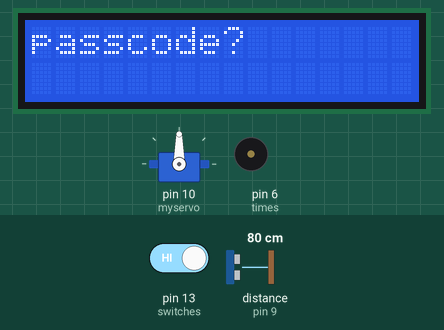
The sketch below on a simulated Arduino Uno, built with avr-gcc and run on an emulated ATmega328P. On the bench: servo, 16×2 character LCD, buzzer (waves = sounding). Inputs (shaded band) come from the test bench; at power-on: distance to the obstacle (sensor on pin 9) 80 cm, pin 13 (switches) HIGH. The echo pulse lasts 58.3 µs per cm; what the sketch prints to the serial monitor is not drawn.

Above: at 1.2 s.
1.3 s: distance to the obstacle (sensor on pin 9) set to 47 cm
9.0 s: distance to the obstacle (sensor on pin 9) set to 40 cm
At 13.2 s:
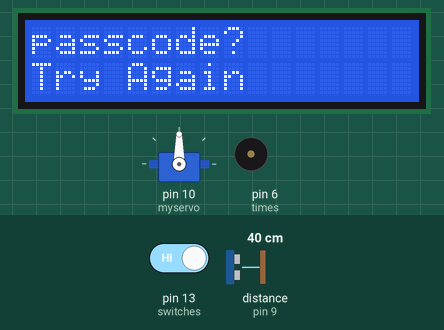
16.5 s: distance to the obstacle (sensor on pin 9) set to 2 cm
At 21.5 s:
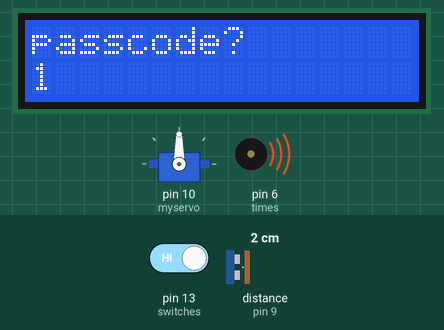
25.8 s: pin 13 (switches) driven LOW
At 30.5 s:
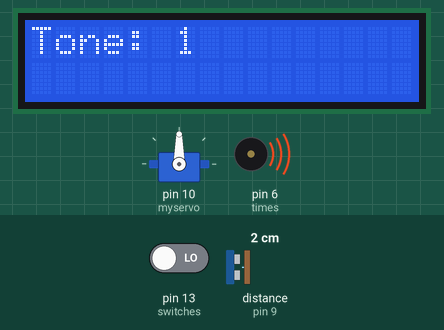
35.1 s: pin 13 (switches) driven HIGH
At 40.8 s:
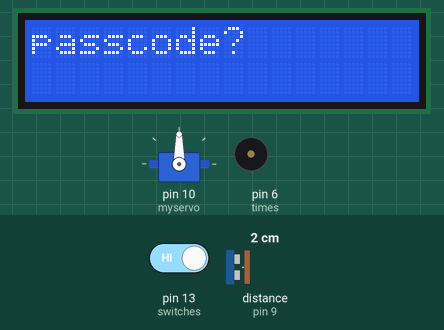
Timing chart, 0 to 42.3 s (numbered marks = the images above; inputs shaded):
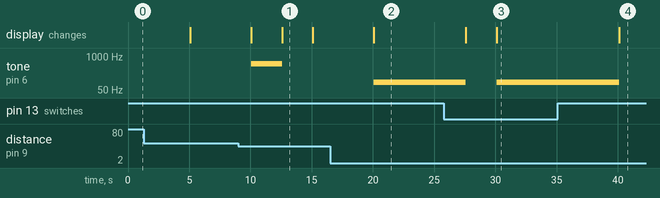

The sketch:

main_code.ino
```cpp
//this is my final
#include <LiquidCrystal.h> //library for the LCD screen
#include <Servo.h>; //library for the servo motor
Servo myservo;
int servoCount = 0;
LiquidCrystal lcd(12, 11, 5, 4, 3, 2); //sets the pins of the LCD screen to the appropriate Arduino pins
int sup = 0;
int one = 0;
int pos = 180;
int two = 0;
int three = 0;
int count = 0;
int newCount = 0;
int sequenceOne;
int sequenceTwo;
int sequenceThree;
int sequenceFour;
int sequenceFive;
int sequenceSix;
int winner = 0;
int setFour;
int setFive;
int setSix;
int switches = 13; //pin number for the switch
int trgPinFirst = 8; //the trigger and echo are collected 4 different times but use the same two pins
int echPinFirst = 9;
int trgPinSecond = 8;
int echPinSecond = 9;
int trgPinThree = 8;
int echPinThree = 9;
int trgPinFour = 8;
int echPinFour = 9;
int times = 6; //pin of the  piezo speaker

long microsecondLOne;
long centimeterLOne;
long microsecondLTwo;
long centimeterLTwo;
long microsecondLThree;
long centimeterLThree;
long microsecondLFour;
long centimeterLFour;


void setup() {

myservo.attach(10); //this uses the attach() to claim pin 10 as the servo motor pin
pinMode(10, OUTPUT); //the motor is an output

lcd.clear();
lcd.begin(16, 2); //sets the LCD screen to be a 16x2 character screen

pinMode(trgPinFirst, OUTPUT);
pinMode(echPinFirst, INPUT);
pinMode(trgPinSecond, OUTPUT);
pinMode(echPinSecond, INPUT);
pinMode(trgPinThree, OUTPUT);
pinMode(echPinThree, INPUT);
pinMode(trgPinFour, OUTPUT);
pinMode(echPinFour, INPUT);
pinMode(times, OUTPUT);
pinMode(switches, INPUT);

Serial.begin(9600);
}

void loop() {

if(digitalRead(switches)==LOW){  //all of the code in the if executes if the switch is low
                                 //this is the code that "sets the passcode
digitalWrite(echPinFirst, LOW);
digitalWrite(trgPinFirst, HIGH);
delayMicroseconds(10);
digitalWrite(trgPinFirst, LOW); //starts the internal clock by sending out a "ping"

microsecondLOne = pulseIn(echPinFirst, HIGH); //records the amount of time in microseconds from leaving the sensor to hitting an object and going back to sensor
centimeterLOne= ((microsecondLOne/2)*.03436); //converts from microseconds to contimeters using speed of sound conversion and dividing by 2

if (centimeterLOne < 15 && centimeterLOne > 0 && count < 3) { //conducts when the hand placement is between 0 and 15 cm & it is not over the third hand placement
  lcd.clear();
  lcd.setCursor(0,0); //sets the cursor to 0x0 position on the LCD screen
  lcd.print("Tone:"); //prints the word tone
  lcd.setCursor(6,0); //sets the cursor to 6x0 position on the LCD screen
  lcd.print("1"); //"1" is printed to show the closest hand placement
tone(times, 100); //piezo sounds of a 100Hz freeuncy
delay(5000);
noTone(times);

if(count == 0){ //conducts if it is the first hand placement
sequenceOne = 100; //the first hand placement becomes 100
}
if(count == 1){ //conducts if it is the second hand placement
sequenceTwo = 100; //the second hand placement becomes 100
}
if(count == 2){ //conducts if it is the third hand placement
sequenceThree = 100; //the third hand placement becomes 100
}
count = count + 1; //after the process count is incremented to move onto the next hand placement
}


if (centimeterLOne < 30 && centimeterLOne > 15 && count < 3) { //hand between 15 and 30cm and not more than the third hand placement
  lcd.clear();
  lcd.setCursor(0,0);        //similar to above
  lcd.print("Tone:");
lcd.setCursor(6,0);
  lcd.print("2");  //a "2" is printed to show that it is the second farthest distance
tone(times, 300); //tone of 300Hz is played to differentiate tone of distance
delay(5000);
noTone(times);

if(count == 0){     //same as above except uses 300 Hz as the tone
sequenceOne = 300;
}
if(count == 1){
sequenceTwo = 300;
}
if(count == 2){
sequenceThree = 300;
}
count = count + 1;
}


if (centimeterLOne < 45 && centimeterLOne > 30 && count < 3) {  //is conducted when handplacement is between 30 and 45 centimeters & it is not more than the 3rd hand placement
  lcd.clear();  //same as above
  lcd.setCursor(0,0);
  lcd.print("Tone:");
lcd.setCursor(6,0);
  lcd.print("3"); //"3" is printed to display that it is the third farthest distance from the sensor
tone(times, 500); //tone of 500 Hz is played through the piezo to differentiate from other speakers
delay(5000);
noTone(times);

if(count == 0){  //similar from above except 500 Hz
sequenceOne = 500;
}
if(count == 1){
sequenceTwo = 500;
}
if(count == 2){
sequenceThree = 500;
}
count  = count +1;
}
if(digitalRead(switches) == LOW && count == 3){ //conducts if it is the 4th hand placement and the switch is still on low
  lcd.clear();
  lcd.setCursor(1,1);
  lcd.print("set system"); //set system is printed to tell the person that the system is set and to hit the swithc
  delay(2500);
}
}

if(digitalRead(switches)==HIGH && sup == 0){ //conducts when the switch is high and the motor has not already spun
  lcd.clear();
  lcd.setCursor(0,0);
  lcd.print("passcode?"); //asks the user for the passcode

delay(5000);
digitalWrite(trgPinSecond, HIGH);
delayMicroseconds(10);
digitalWrite(trgPinSecond, LOW);
microsecondLTwo = pulseIn(echPinSecond, HIGH); //retrieves the amount of time the sensor takes to get to the hand placement and back
centimeterLTwo= ((microsecondLTwo/2)*.03436); //converts to centimeters
Serial.print(centimeterLTwo);

if(centimeterLTwo > 0 && centimeterLTwo < 15){ //hand placement is between 0 and 15cm
  sequenceFour = 100; //sets the tone to 100Hz
  setFour = 1; //sets the cooresponding number of tone to 1
}
if(centimeterLTwo > 15 && centimeterLTwo < 30){ //hand placement is between 15 and 30cm
  sequenceFour = 300; //sets the tone to 300Hz
  setFour = 2; //sets the cooresponding number of tone to 2
}
if(centimeterLTwo > 30 && centimeterLTwo < 45){ //hand placement is between 30 and 45cm
  sequenceFour = 500; //sets the tone to 500Hz
  setFour = 3; //sets the cooresponding number of tone to 3
}
lcd.setCursor(0,1);
lcd.print(setFour); //displays tone number
tone(times, sequenceFour); //plays the tone
delay(2500);
noTone(times);

digitalWrite(trgPinThree, HIGH); //conducts again, this time it is the second hand placement
delayMicroseconds(10);
digitalWrite(trgPinThree, LOW);
microsecondLThree = pulseIn(echPinThree, HIGH);
centimeterLThree= ((microsecondLThree/2)*.03436);
Serial.print(centimeterLThree);

if(centimeterLThree > 0 && centimeterLThree < 15){ //conducts again like above except it is the 2nd hand placement
  sequenceFive = 100;
  setFive = 1;
}
if(centimeterLThree > 15 && centimeterLThree < 30){
  sequenceFive = 300;
  setFive = 2;
}
if(centimeterLThree > 30 && centimeterLThree < 45){
  sequenceFive = 500;
  setFive = 3;
}
lcd.setCursor(0,1);
lcd.print(setFive); //displays the second hand placement
tone(times, sequenceFive); //plays the second tone
delay(2500);
noTone(times);

digitalWrite(trgPinFour, HIGH); //conducts again this time the third hand placement
delayMicroseconds(10);
digitalWrite(trgPinFour, LOW);
microsecondLFour = pulseIn(echPinFour, HIGH);
centimeterLFour= ((microsecondLFour/2)*.03436);
Serial.print(centimeterLFour);

if(centimeterLFour > 0 && centimeterLFour < 15){ //conducts again like above except it is the 3rd hand placement
  sequenceSix = 100;
  setFive = 1;
}
if(centimeterLFour > 15 && centimeterLFour < 30){
  sequenceSix = 300;
  setFive = 2;
}
if(centimeterLFour > 30 && centimeterLFour < 45){
  sequenceSix = 500;
  setFive = 3;
}
lcd.setCursor(0,1);
lcd.print(setFive); //displays the third hand placement
tone(times, sequenceSix); //plays the third tone
delay(2500);
noTone(times);

if(sequenceOne == sequenceFour && sequenceTwo == sequenceFive && sequenceThree == sequenceSix ){ //conducts if the set sequence is equal to the attempt of the passcode
  lcd.setCursor(0,1);
  lcd.print("Motor On");
  delay(2500);

while(servoCount == 0){ //conducts only once
    for(pos = 0; pos <= 180; pos = pos +1){ //turns the motor starting from 0 to 180 degrees
  myservo.write(pos);
  delay(15);
 }
 servoCount = servoCount +1; //increments so motor only spins once
  }
  myservo.write(pos);
  sup = 1; //sets that the motor has spun
}
else{ //conducts if the passcode does not match the set passcode
  lcd.setCursor(0,1);
  lcd.print("Try Again");
  delay(2500);
}

}
}
```

Measured:
- the behaviour switches between 45 and 44 cm on distance to the obstacle (sensor on pin 9) (found by bisection; images 0 and 1)
- after the input at 9.0 s, tone on pin 6 (times): silent → 500 Hz after 1.1 s, → silent 2.5 s later; servo on pin 10 (myservo): stops changing and stays 90°; the display: first changes after 1.1 s (image 1 shows a later state)
- after the input at 16.5 s, tone on pin 6 (times): silent → 100 Hz after 3.6 s; the display: changes after 3.6 s (image 2)
- after the input at 25.8 s, the display: first differs from a run without the input after 4.3 s (image 3)
- after the input at 35.1 s, tone on pin 6 (times): 100 Hz → silent after 5.0 s; the display: changes after 5.0 s (image 4)
- what the display in image 1 shows lasts 2.5 s, from 12.6 s to 15.1 s
